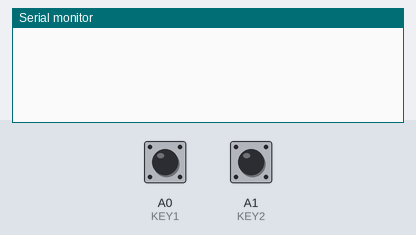
Recording of a sketch running on a simulated Arduino Uno, built with avr-gcc and run on an emulated ATmega328P. On the bench: the last lines printed to the serial monitor. The inputs (shaded band) are chosen by the test bench; at power-on: A0 (KEY1) HIGH, A1 (KEY2) HIGH. Random numbers use the default seed unless the sketch sets one.

Above: at 1.2 s.
1.3 s: A0 (KEY1) pulled LOW for 0.15 s
At 1.9 s:
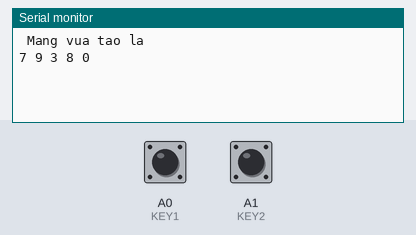
2.9 s: A1 (KEY2) pulled LOW for 0.15 s
At 3.8 s:
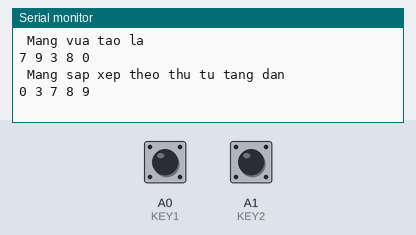

Measured:
- after the input at 1.3 s, the serial monitor: prints a new line at once (image 1)
- after the input at 2.9 s, the serial monitor: prints a new line at once (image 2)

The sketch:

code_BTVN_bai_7_LTN.ino
```cpp
#define KEY1 A0
#define KEY2 A1
#define N 5
int b[N],i,j;

void Taomang(int a[], int n)
  {
    for(i=0;i<n;i++)
      {
        a[i] = random(10);
      }
  }
void Hienthi( int a[], int n)
{
 for(i=0;i<n;i++)
  {
    Serial.print(a[i]);
    Serial.print(" ");
  }
 Serial.println(" \n");
}

void Hoanvi( int *a, int *b)
  {
    int tg;
    tg = *a;
    *a = *b;
    *b = tg;
  }
void Sapxeptang( int a[], int n)
{
  for(i=0;i<n-1;i++)
  for(j=i+1;j<n;j++)
  if(a[i]>a[j])
  Hoanvi(&a[i],&a[j]);
}

void ktsnt(int a) {
  if (a < 2)
    return 1;
  for (int i = 2; i < a; i++) {
    if (a % i != 0)
      return 1;
   }
}

void setup() {
  // put your setup code here, to run once:
  Serial.begin(9600);
  pinMode(KEY1,INPUT);
  pinMode(KEY2,INPUT);
  Taomang(b,N);
}
void loop() {
  // put your main code here, to run repeatedly:
  if(digitalRead(KEY1)==0)
    {
      Serial.println("\n Mang vua tao la ");
      Hienthi(b,N);
      delay(1000);
      /*
      Serial.print("\nTong cac so nguyen to = ");
      Serial.println(Tinhtong_mang(b,N));*/
    }

  if(digitalRead(KEY2)==0)
    {
      Serial.println("\n Mang sap xep theo thu tu tang dan");
      Sapxeptang(b,N);
      Hienthi(b,N);
      delay(1000);
    }
}
```
